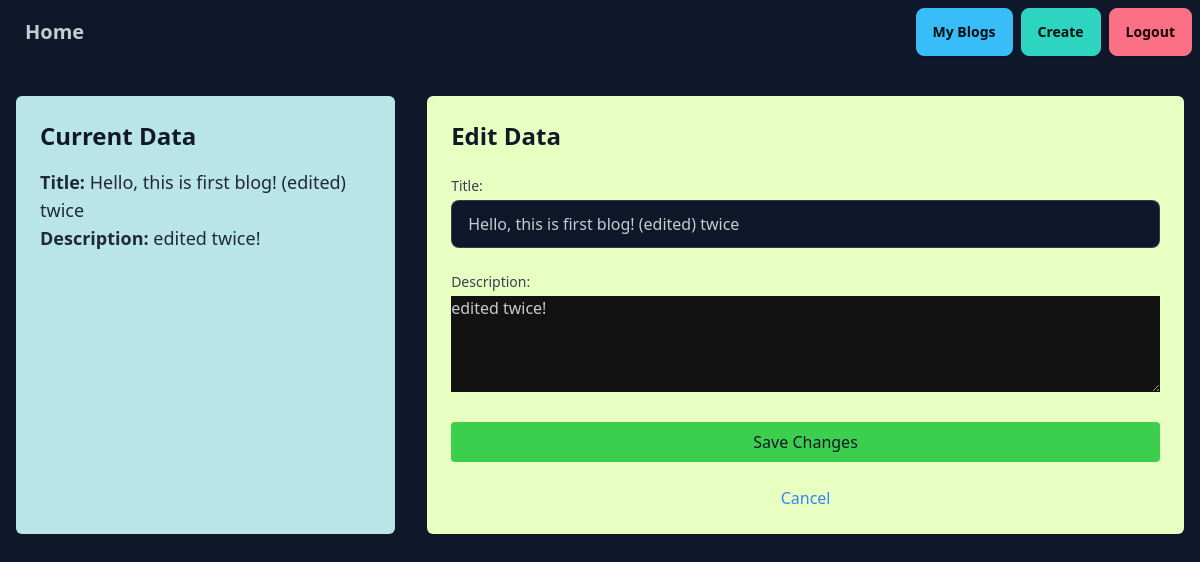
/DjangoBlog/edit_blog/1/ (signed in), run on the app's committed database.
### blog/models.py (models this page shows, shortened)
class Blogs(models.Model):
    user = models.ForeignKey(User, on_delete=models.CASCADE, null=True, blank=True)
    title = models.CharField(max_length=200)
    description = models.TextField()
    posted_on = models.DateTimeField(auto_now_add=True)

### blog/views.py (the view)
# urls.py: path('edit_blog/<int:blog_id>/', views.edit_blog, name='edit_blog'),
@login_required(login_url='loginuser')
def edit_blog(request, blog_id):
    blog = get_object_or_404(Blogs, id=blog_id, user=request.user)
    if request.method == 'POST':
        form = AddBlogForm(request.POST, instance=blog)  # form with the existing blog data
        if form.is_valid():
            form.save()
            return redirect('myblogs')
    else:
        form = AddBlogForm(instance=blog)
    context = {'form': form, 'blog': blog}
    return render(request, 'blog/edit_blog.html', context)

### blog/forms.py
class AddBlogForm(forms.ModelForm):
    class Meta:
        model = Blogs
        fields = ['title', 'description']
    title = forms.CharField(
        widget=forms.TextInput(attrs={
            'class': 'input input-bordered w-full max-w-xs',
            'placeholder': 'Type here'
        })
    )
    description = forms.CharField(
        widget=forms.Textarea(attrs={
            'class': 'textarea textarea-bordered w-full',
            'rows': 4,
            'placeholder': 'Write your blog description here...'
        })
    )

### blog/templates/blog/edit_blog.html (shortened to what this page needs)
{% extends 'blog/base.html' %}
{% block body %}
<div class="max-w-7xl mx-auto px-4 py-8">
  <div class="flex gap-8">
    <div class="bg-[#B9E5E8] shadow-sm rounded-md p-6 w-1/3">
      <h2 class="text-2xl text-gray-900 font-bold mb-4">Current Data</h2>
      <div class="mb-4">
        <p class="text-lg text-gray-800"><strong>Title:</strong> {{ blog.title }}</p>
        <p class="text-lg text-gray-800"><strong>Description:</strong> {{ blog.description }}</p>
      </div>
    </div>
    <div class="shadow-sm rounded-md p-6 w-2/3 bg-[#E8FFC2]">
      <h2 class="text-2xl text-gray-900 font-bold mb-4">Edit Data</h2>
      <form method="POST" class="space-y-6">
        {% for field in form %}
          <div class="form-group">
            <label for="{{ field.id_for_label }}" class="block text-sm font-medium text-gray-700">{{ field.label }}:</label>
            <div class="mt-1">
              {{ field }}
            </div>
          </div>
        {% endfor %}
        <button type="submit" class="bg-[#3CCF4E] text-gray-900 py-2 px-4 rounded w-full">Save Changes</button>
        <div class="mt-4 text-center">
            <a href="{% url 'myblogs' %}" class="text-blue-500 hover:bg-red-500 hover:text-black py-2 px-4 rounded">Cancel</a>
          </div>
      </form>
    </div>
  </div>
</div>
{% endblock %}

### data on the page
Blogs: title "Hello, this is first blog! (edited) twice", description "edited twice!", form "Hello, this is first blog! (edited) twice" "edited twice!"

### other printed values
{{ field.label }} "Title" "Description"
